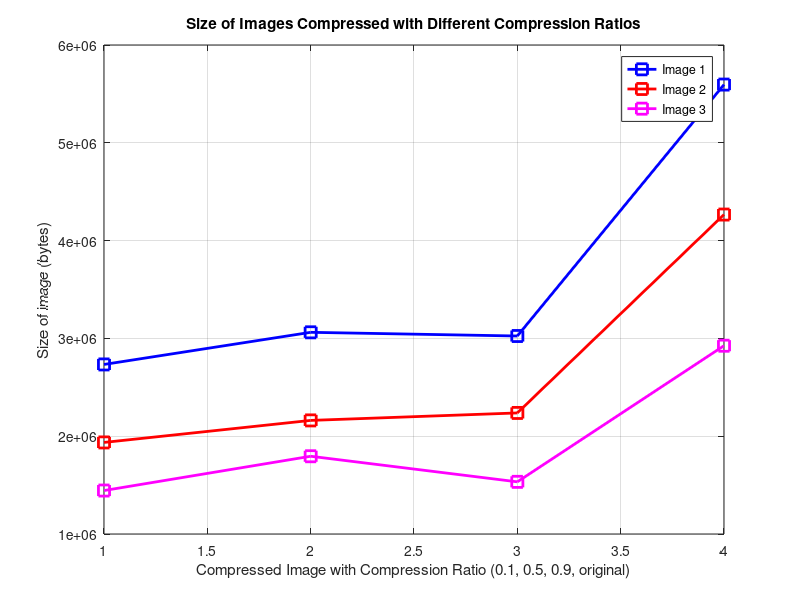

Here is the MATLAB script that generated this plot:
% DCT sizes
%array1 = [1023858, 1727738, 2993447,5595383]
%array2 = [1056043, 1539278, 2184647, 4266336]
%array3 = [639057, 907829, 1477543, 2925269]

% DWT sizes
array1 = [2733704, 3062194, 3024516, 5595383]
array2 = [1936289, 2161521, 2237864, 4266336]
array3 = [1444412, 1794981, 1533373, 2925269]

x = [1,2,3,4];
figure;

hold on; 
plot(x, array1, 'b-s', 'LineWidth', 2, 'MarkerSize', 8); % Line color: blue
plot(x, array2, 'r-s', 'LineWidth', 2, 'MarkerSize', 8); % Line color: red
plot(x, array3, 'm-s', 'LineWidth', 2, 'MarkerSize', 8); % Line color: yellow

xlabel('Compressed Image with Compression Ratio (0.1, 0.5, 0.9, original)');
ylabel('Size of image (bytes)');
title('Size of Images Compressed with Different Compression Ratios');

legend('Image 1', 'Image 2', 'Image 3');

grid on;  
box on;   

